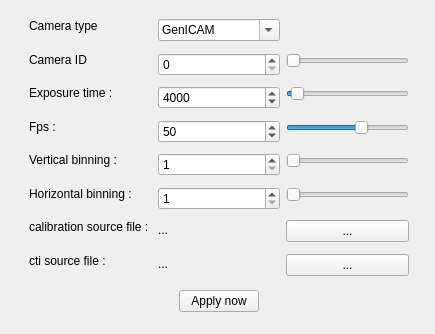
<?xml version="1.0" encoding="UTF-8"?>
<ui version="4.0">
 <class>CameraSettings</class>
 <widget class="QWidget" name="CameraSettings">
  <property name="geometry">
   <rect>
    <x>0</x>
    <y>0</y>
    <width>435</width>
    <height>334</height>
   </rect>
  </property>
  <property name="windowTitle">
   <string>Camera settings</string>
  </property>
  <widget class="QWidget" name="dockWidget_cameraSettingsContents" native="true">
   <property name="geometry">
    <rect>
     <x>29</x>
     <y>19</y>
     <width>380</width>
     <height>296</height>
    </rect>
   </property>
   <layout class="QGridLayout" name="gridLayout">
    <item row="3" column="1" alignment="Qt::AlignTop">
     <widget class="QSpinBox" name="spinBox_exposureTime">
      <property name="minimum">
       <number>22</number>
      </property>
      <property name="maximum">
       <number>1000000</number>
      </property>
      <property name="singleStep">
       <number>100</number>
      </property>
      <property name="value">
       <number>4000</number>
      </property>
     </widget>
    </item>
    <item row="10" column="1" alignment="Qt::AlignTop">
     <widget class="QLabel" name="label_cameraCtiFile">
      <property name="minimumSize">
       <size>
        <width>0</width>
        <height>20</height>
       </size>
      </property>
      <property name="toolTip">
       <string/>
      </property>
      <property name="statusTip">
       <string/>
      </property>
      <property name="whatsThis">
       <string/>
      </property>
      <property name="text">
       <string>...</string>
      </property>
      <property name="scaledContents">
       <bool>false</bool>
      </property>
      <property name="openExternalLinks">
       <bool>false</bool>
      </property>
     </widget>
    </item>
    <item row="1" column="1" alignment="Qt::AlignTop">
     <widget class="QComboBox" name="comboBox_cameraType">
      <property name="editable">
       <bool>true</bool>
      </property>
      <item>
       <property name="text">
        <string>GenICAM</string>
       </property>
      </item>
      <item>
       <property name="text">
        <string>OpenCV</string>
       </property>
      </item>
      <item>
       <property name="text">
        <string>Aravis</string>
       </property>
      </item>
     </widget>
    </item>
    <item row="3" column="2" alignment="Qt::AlignTop">
     <widget class="QSlider" name="hSlider_exposureTime">
      <property name="sizePolicy">
       <sizepolicy hsizetype="Minimum" vsizetype="Minimum">
        <horstretch>0</horstretch>
        <verstretch>0</verstretch>
       </sizepolicy>
      </property>
      <property name="minimum">
       <number>22</number>
      </property>
      <property name="maximum">
       <number>1000000</number>
      </property>
      <property name="singleStep">
       <number>100</number>
      </property>
      <property name="pageStep">
       <number>100</number>
      </property>
      <property name="value">
       <number>4000</number>
      </property>
      <property name="tracking">
       <bool>false</bool>
      </property>
      <property name="orientation">
       <enum>Qt::Horizontal</enum>
      </property>
     </widget>
    </item>
    <item row="7" column="1" alignment="Qt::AlignTop">
     <widget class="QSpinBox" name="spinBox_binningV">
      <property name="minimum">
       <number>1</number>
      </property>
      <property name="maximum">
       <number>2</number>
      </property>
     </widget>
    </item>
    <item row="8" column="1" alignment="Qt::AlignTop">
     <widget class="QSpinBox" name="spinBox_binningH">
      <property name="minimum">
       <number>1</number>
      </property>
      <property name="maximum">
       <number>2</number>
      </property>
     </widget>
    </item>
    <item row="1" column="0" alignment="Qt::AlignLeft|Qt::AlignTop">
     <widget class="QLabel" name="label_cameraType">
      <property name="text">
       <string>Camera type </string>
      </property>
     </widget>
    </item>
    <item row="8" column="0" alignment="Qt::AlignLeft|Qt::AlignTop">
     <widget class="QLabel" name="label_4">
      <property name="text">
       <string>Horizontal binning :</string>
      </property>
      <property name="alignment">
       <set>Qt::AlignJustify|Qt::AlignVCenter</set>
      </property>
     </widget>
    </item>
    <item row="4" column="2" alignment="Qt::AlignTop">
     <widget class="QSlider" name="hSlider_fps">
      <property name="sizePolicy">
       <sizepolicy hsizetype="Minimum" vsizetype="Minimum">
        <horstretch>0</horstretch>
        <verstretch>0</verstretch>
       </sizepolicy>
      </property>
      <property name="minimum">
       <number>1</number>
      </property>
      <property name="maximum">
       <number>79</number>
      </property>
      <property name="value">
       <number>50</number>
      </property>
      <property name="orientation">
       <enum>Qt::Horizontal</enum>
      </property>
     </widget>
    </item>
    <item row="2" column="0" alignment="Qt::AlignLeft|Qt::AlignTop">
     <widget class="QLabel" name="label_cameraType_2">
      <property name="text">
       <string>Camera ID </string>
      </property>
     </widget>
    </item>
    <item row="9" column="1" alignment="Qt::AlignTop">
     <widget class="QLabel" name="label_cameraCalibFile">
      <property name="minimumSize">
       <size>
        <width>0</width>
        <height>20</height>
       </size>
      </property>
      <property name="toolTip">
       <string/>
      </property>
      <property name="statusTip">
       <string/>
      </property>
      <property name="whatsThis">
       <string/>
      </property>
      <property name="text">
       <string>...</string>
      </property>
      <property name="scaledContents">
       <bool>false</bool>
      </property>
      <property name="openExternalLinks">
       <bool>false</bool>
      </property>
     </widget>
    </item>
    <item row="7" column="0" alignment="Qt::AlignLeft|Qt::AlignTop">
     <widget class="QLabel" name="label_3">
      <property name="text">
       <string>Vertical binning :</string>
      </property>
      <property name="alignment">
       <set>Qt::AlignJustify|Qt::AlignVCenter</set>
      </property>
     </widget>
    </item>
    <item row="2" column="1" alignment="Qt::AlignTop">
     <widget class="QSpinBox" name="spinBox_cameraID">
      <property name="minimum">
       <number>0</number>
      </property>
      <property name="maximum">
       <number>10</number>
      </property>
      <property name="singleStep">
       <number>1</number>
      </property>
      <property name="value">
       <number>0</number>
      </property>
     </widget>
    </item>
    <item row="8" column="2" alignment="Qt::AlignTop">
     <widget class="QSlider" name="hSlider_binningH">
      <property name="sizePolicy">
       <sizepolicy hsizetype="Minimum" vsizetype="Minimum">
        <horstretch>0</horstretch>
        <verstretch>0</verstretch>
       </sizepolicy>
      </property>
      <property name="minimum">
       <number>1</number>
      </property>
      <property name="maximum">
       <number>2</number>
      </property>
      <property name="orientation">
       <enum>Qt::Horizontal</enum>
      </property>
     </widget>
    </item>
    <item row="7" column="2" alignment="Qt::AlignTop">
     <widget class="QSlider" name="hSlider_binningV">
      <property name="sizePolicy">
       <sizepolicy hsizetype="Minimum" vsizetype="Minimum">
        <horstretch>0</horstretch>
        <verstretch>0</verstretch>
       </sizepolicy>
      </property>
      <property name="minimum">
       <number>1</number>
      </property>
      <property name="maximum">
       <number>2</number>
      </property>
      <property name="orientation">
       <enum>Qt::Horizontal</enum>
      </property>
     </widget>
    </item>
    <item row="9" column="2" alignment="Qt::AlignTop">
     <widget class="QPushButton" name="pushButton_browserCameraCalibFile">
      <property name="text">
       <string>...</string>
      </property>
     </widget>
    </item>
    <item row="3" column="0" alignment="Qt::AlignLeft|Qt::AlignTop">
     <widget class="QLabel" name="label">
      <property name="text">
       <string>Exposure time :</string>
      </property>
      <property name="alignment">
       <set>Qt::AlignJustify|Qt::AlignVCenter</set>
      </property>
     </widget>
    </item>
    <item row="10" column="2" alignment="Qt::AlignTop">
     <widget class="QPushButton" name="pushButton_browserCameraCtiFile">
      <property name="text">
       <string>...</string>
      </property>
     </widget>
    </item>
    <item row="2" column="2" alignment="Qt::AlignTop">
     <widget class="QSlider" name="hSlider_cameraID">
      <property name="sizePolicy">
       <sizepolicy hsizetype="Minimum" vsizetype="Minimum">
        <horstretch>0</horstretch>
        <verstretch>0</verstretch>
       </sizepolicy>
      </property>
      <property name="minimum">
       <number>0</number>
      </property>
      <property name="maximum">
       <number>10</number>
      </property>
      <property name="singleStep">
       <number>1</number>
      </property>
      <property name="pageStep">
       <number>100</number>
      </property>
      <property name="value">
       <number>0</number>
      </property>
      <property name="tracking">
       <bool>false</bool>
      </property>
      <property name="orientation">
       <enum>Qt::Horizontal</enum>
      </property>
     </widget>
    </item>
    <item row="4" column="1" alignment="Qt::AlignTop">
     <widget class="QSpinBox" name="spinBox_fps">
      <property name="maximum">
       <number>79</number>
      </property>
      <property name="value">
       <number>50</number>
      </property>
     </widget>
    </item>
    <item row="10" column="0" alignment="Qt::AlignLeft|Qt::AlignTop">
     <widget class="QLabel" name="label_12">
      <property name="text">
       <string>cti source file :</string>
      </property>
      <property name="alignment">
       <set>Qt::AlignJustify|Qt::AlignVCenter</set>
      </property>
     </widget>
    </item>
    <item row="4" column="0" alignment="Qt::AlignLeft|Qt::AlignTop">
     <widget class="QLabel" name="label_2">
      <property name="text">
       <string>Fps :</string>
      </property>
      <property name="alignment">
       <set>Qt::AlignJustify|Qt::AlignVCenter</set>
      </property>
     </widget>
    </item>
    <item row="9" column="0" alignment="Qt::AlignLeft|Qt::AlignTop">
     <widget class="QLabel" name="label_5">
      <property name="text">
       <string>calibration source file :</string>
      </property>
      <property name="alignment">
       <set>Qt::AlignJustify|Qt::AlignVCenter</set>
      </property>
     </widget>
    </item>
    <item row="11" column="1" alignment="Qt::AlignHCenter|Qt::AlignVCenter">
     <widget class="QPushButton" name="pushButton_applyCamCtrl">
      <property name="minimumSize">
       <size>
        <width>0</width>
        <height>0</height>
       </size>
      </property>
      <property name="text">
       <string>Apply now</string>
      </property>
     </widget>
    </item>
   </layout>
  </widget>
 </widget>
 <resources/>
 <connections>
  <connection>
   <sender>spinBox_cameraID</sender>
   <signal>valueChanged(int)</signal>
   <receiver>hSlider_cameraID</receiver>
   <slot>setValue(int)</slot>
   <hints>
    <hint type="sourcelabel">
     <x>257</x>
     <y>68</y>
    </hint>
    <hint type="destinationlabel">
     <x>304</x>
     <y>71</y>
    </hint>
   </hints>
  </connection>
  <connection>
   <sender>spinBox_exposureTime</sender>
   <signal>valueChanged(int)</signal>
   <receiver>hSlider_exposureTime</receiver>
   <slot>setValue(int)</slot>
   <hints>
    <hint type="sourcelabel">
     <x>255</x>
     <y>100</y>
    </hint>
    <hint type="destinationlabel">
     <x>330</x>
     <y>106</y>
    </hint>
   </hints>
  </connection>
  <connection>
   <sender>spinBox_fps</sender>
   <signal>valueChanged(int)</signal>
   <receiver>hSlider_fps</receiver>
   <slot>setValue(int)</slot>
   <hints>
    <hint type="sourcelabel">
     <x>213</x>
     <y>121</y>
    </hint>
    <hint type="destinationlabel">
     <x>303</x>
     <y>128</y>
    </hint>
   </hints>
  </connection>
  <connection>
   <sender>spinBox_binningV</sender>
   <signal>valueChanged(int)</signal>
   <receiver>hSlider_binningV</receiver>
   <slot>setValue(int)</slot>
   <hints>
    <hint type="sourcelabel">
     <x>268</x>
     <y>162</y>
    </hint>
    <hint type="destinationlabel">
     <x>322</x>
     <y>169</y>
    </hint>
   </hints>
  </connection>
  <connection>
   <sender>spinBox_binningH</sender>
   <signal>valueChanged(int)</signal>
   <receiver>hSlider_binningH</receiver>
   <slot>setValue(int)</slot>
   <hints>
    <hint type="sourcelabel">
     <x>228</x>
     <y>194</y>
    </hint>
    <hint type="destinationlabel">
     <x>304</x>
     <y>194</y>
    </hint>
   </hints>
  </connection>
  <connection>
   <sender>hSlider_cameraID</sender>
   <signal>valueChanged(int)</signal>
   <receiver>spinBox_cameraID</receiver>
   <slot>setValue(int)</slot>
   <hints>
    <hint type="sourcelabel">
     <x>338</x>
     <y>69</y>
    </hint>
    <hint type="destinationlabel">
     <x>262</x>
     <y>71</y>
    </hint>
   </hints>
  </connection>
  <connection>
   <sender>hSlider_exposureTime</sender>
   <signal>valueChanged(int)</signal>
   <receiver>spinBox_exposureTime</receiver>
   <slot>setValue(int)</slot>
   <hints>
    <hint type="sourcelabel">
     <x>330</x>
     <y>101</y>
    </hint>
    <hint type="destinationlabel">
     <x>277</x>
     <y>96</y>
    </hint>
   </hints>
  </connection>
  <connection>
   <sender>hSlider_fps</sender>
   <signal>valueChanged(int)</signal>
   <receiver>spinBox_fps</receiver>
   <slot>setValue(int)</slot>
   <hints>
    <hint type="sourcelabel">
     <x>318</x>
     <y>133</y>
    </hint>
    <hint type="destinationlabel">
     <x>270</x>
     <y>134</y>
    </hint>
   </hints>
  </connection>
  <connection>
   <sender>hSlider_binningV</sender>
   <signal>valueChanged(int)</signal>
   <receiver>spinBox_binningV</receiver>
   <slot>setValue(int)</slot>
   <hints>
    <hint type="sourcelabel">
     <x>308</x>
     <y>154</y>
    </hint>
    <hint type="destinationlabel">
     <x>245</x>
     <y>155</y>
    </hint>
   </hints>
  </connection>
  <connection>
   <sender>hSlider_binningH</sender>
   <signal>valueChanged(int)</signal>
   <receiver>spinBox_binningH</receiver>
   <slot>setValue(int)</slot>
   <hints>
    <hint type="sourcelabel">
     <x>312</x>
     <y>188</y>
    </hint>
    <hint type="destinationlabel">
     <x>252</x>
     <y>188</y>
    </hint>
   </hints>
  </connection>
 </connections>
</ui>
